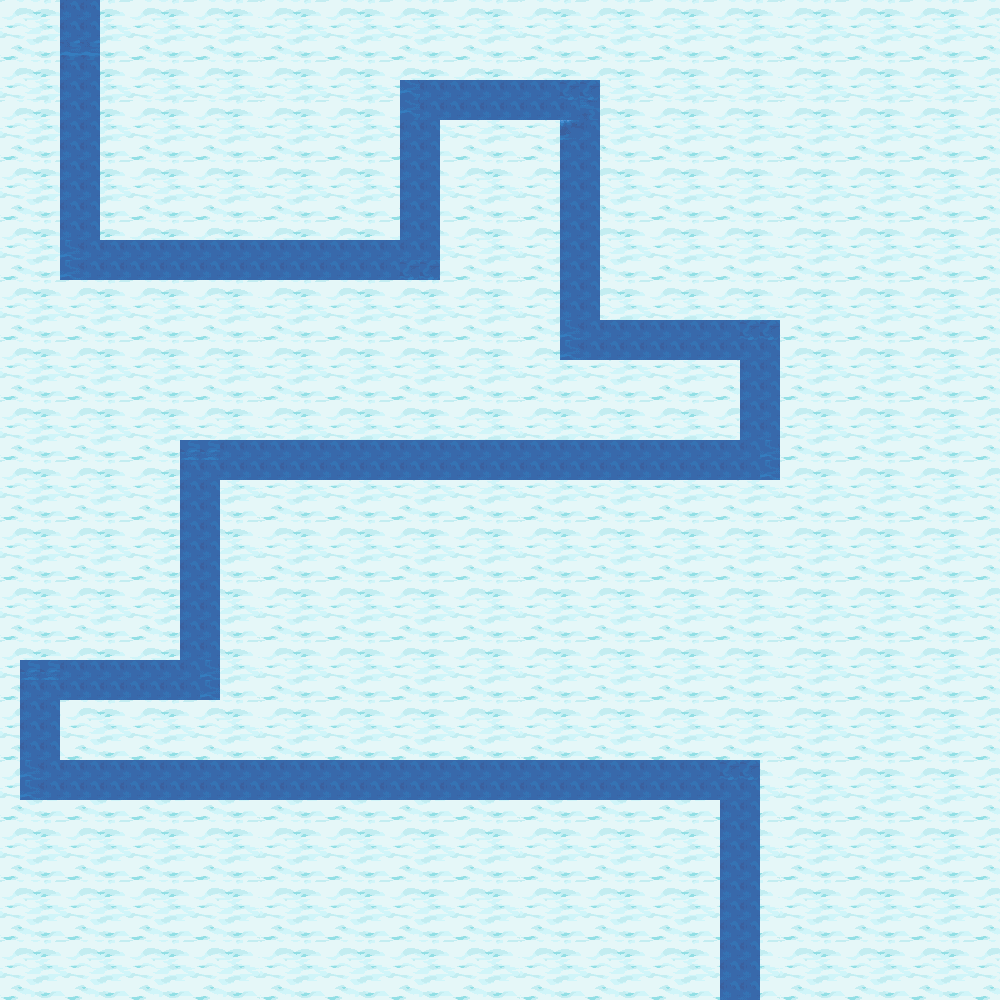

Below is a game level as drawn by its tile map, then a one-line description and the .tmx that defines it (tile-layer data replaced by summaries):
An orthogonal 50x50 tile map with 20x20 px tiles, 1 tile layer (Tile Layer 1), 3 tilesets.

<map version="1.0" orientation="orthogonal" renderorder="right-down" width="50" height="50" tilewidth="20" tileheight="20" nextobjectid="1">
 <tileset firstgid="1" name="Colours" tilewidth="20" tileheight="20" tilecount="1081">
  <image source="colours.png" width="947" height="467" />
  <tile id="33">
   <properties>
    <property name="End" value="" />
   </properties>
  </tile>
  <tile id="80">
   <properties>
    <property name="Right" value="" />
   </properties>
  </tile>
  <tile id="127">
   <properties>
    <property name="Left" value="" />
   </properties>
  </tile>
  <tile id="174">
   <properties>
    <property name="Up" value="" />
   </properties>
  </tile>
  <tile id="175">
   <properties>
    <property name="Blocked" value="" />
   </properties>
  </tile>
  <tile id="176">
   <properties>
    <property name="End" value="" />
   </properties>
  </tile>
  <tile id="221">
   <properties>
    <property name="Down" value="" />
   </properties>
  </tile>
 </tileset>
 <tileset firstgid="1082" name="lava" tilewidth="20" tileheight="20" tilecount="121">
  <image source="download.jpg" width="225" height="225" />
 </tileset>
 <tileset firstgid="1203" name="Winter" tilewidth="20" tileheight="20" tilecount="1025">
  <image source="Expanded-Snow-Tileset.png" width="833" height="511" />
  <tile id="0">
   <properties>
    <property name="Down" value="" />
   </properties>
  </tile>
  <tile id="1">
   <properties>
    <property name="End" value="" />
   </properties>
  </tile>
  <tile id="41">
   <properties>
    <property name="Right" value="" />
   </properties>
  </tile>
  <tile id="82">
   <properties>
    <property name="Left" value="" />
   </properties>
  </tile>
  <tile id="123">
   <properties>
    <property name="Up" value="" />
   </properties>
  </tile>
  <tile id="982">
   <properties>
    <property name="Blocked" value="" />
   </properties>
  </tile>
  <tile id="983">
   <properties>
    <property name="Blocked" value="" />
   </properties>
  </tile>
 </tileset>
 <layer name="Tile Layer 1" width="50" height="50">
  <data>[2500 cells, 2500 non-empty, 47 distinct tile ids]</data>
 </layer>
</map>
